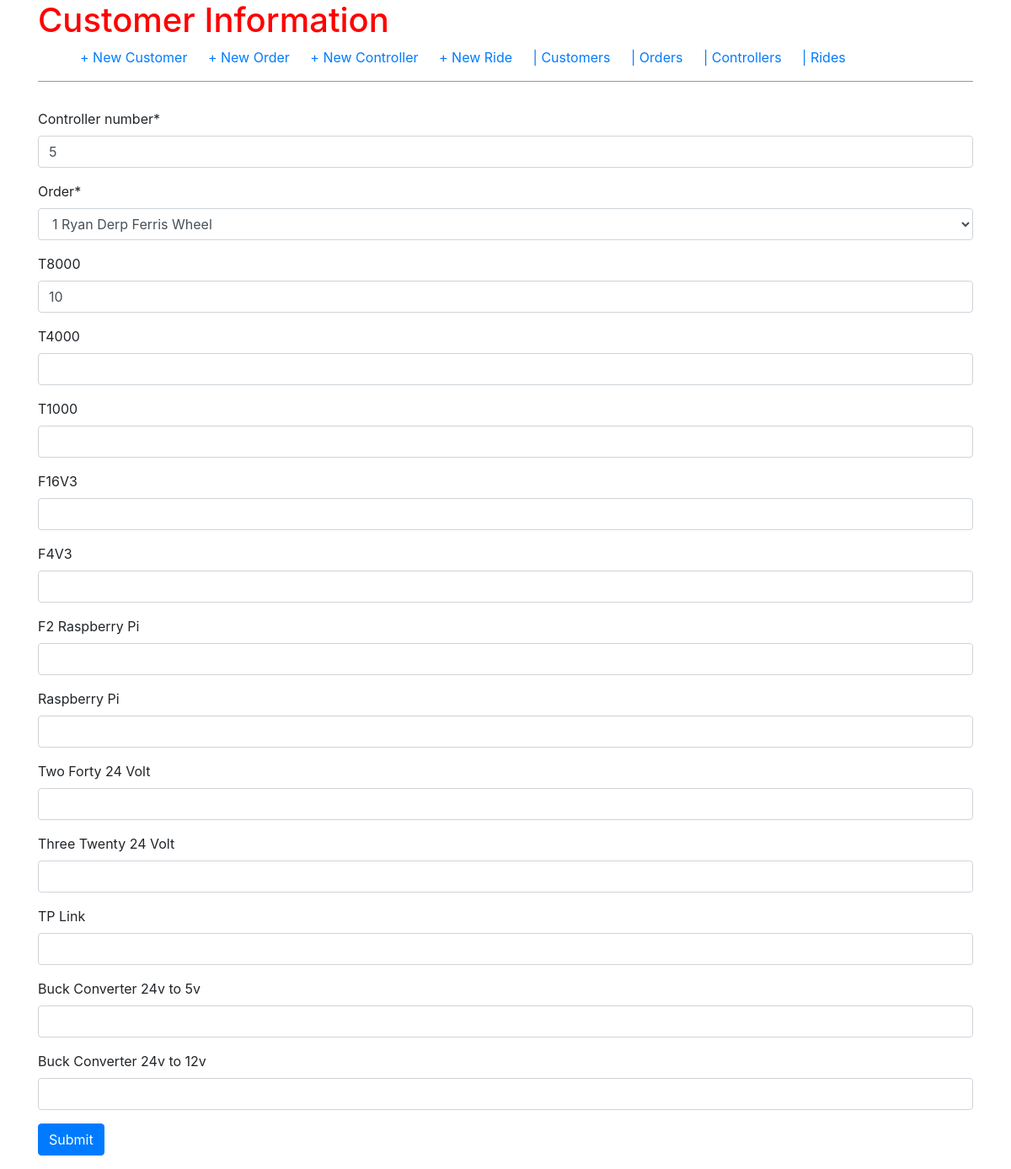
The app's page /controller/1/edit with its own data.
### orders/models.py (models this page shows, shortened)
class Controller(models.Model):
    controller_number = models.IntegerField(unique=True)
    order = models.ForeignKey(Order, on_delete=models.CASCADE, related_name='controller')
    T8000 = models.IntegerField(null=True, blank=True)
    T4000 = models.IntegerField(null=True, blank=True)
    T1000 = models.IntegerField(null=True, blank=True)
    T1000s = models.IntegerField(null=True,blank=True)
    F16V3 = models.IntegerField(null=True, blank=True)
    F4V3 = models.IntegerField(null=True, blank=True)
    F2_Raspberry_Pi = models.IntegerField(null=True, blank=True)
    Raspberry_Pi = models.IntegerField(null=True, blank=True)
    Two_Forty_24_Volt = models.IntegerField(null=True, blank=True)
    Three_Twenty_24_Volt = models.IntegerField(null=True, blank=True)
    TP_Link = models.IntegerField(null=True, blank=True)
    Buck_Converter_24v_to_5v = models.IntegerField(null=True, blank=True)
    Buck_Converter_24v_to_12v = models.IntegerField(null=True, blank=True)
    controller_pictures = models.FileField(upload_to='controller_uploads/%Y/%m/%d', null=True)

### orders/views.py (the view)
# urls.py: path('controller/<int:pk>/edit', views.ControllerUpdateView.as_view(), name='controller_edit'),
class ControllerUpdateView(UpdateView):
    model = Controller
    template_name = 'controller_edit.html'
    form_class = ControllerForm

### orders/forms.py
class ControllerForm(forms.ModelForm):
    def __init__(self, *args, **kwargs):
        super(ControllerForm, self).__init__(*args, **kwargs)
        self.helper = FormHelper()
        self.helper.form_id = 'id-controller-form'
        self.helper.form_class = 'blueForms'
        self.helper.form_method = 'post'
        self.helper.add_input(Submit('submit', 'Submit'))
    class Meta:
        model = Controller
        fields = ['controller_number', 'order', 'T8000', 'T4000', 'T1000', 'F16V3', 'F4V3', 'F2_Raspberry_Pi', 'Raspberry_Pi',
                'Two_Forty_24_Volt', 'Three_Twenty_24_Volt', 'TP_Link', 'Buck_Converter_24v_to_5v', 'Buck_Converter_24v_to_12v']

### orders/models.py (called while the page is built)
    def __str__(self):
        return self.customer_name

    def __str__(self):
        return self.ride_name

    def __str__(self):
        return str(self.order_number) + ' ' + str(self.customer_number) + ' ' + str(self.ride)

### templates/controller_edit.html
{% extends 'base.html' %}
{% load crispy_forms_tags %}
{% block content %}
{% crispy form form.helper %}
{% endblock %}

### static/css/base.css (style rules this page uses)
body { font-family: 'Source Sans Pro', sans-serif; font-size: 18px; }

### records on screen
Controller: controller_number "5", order "1 Ryan Derp Ferris Wheel", T8000 "10"
